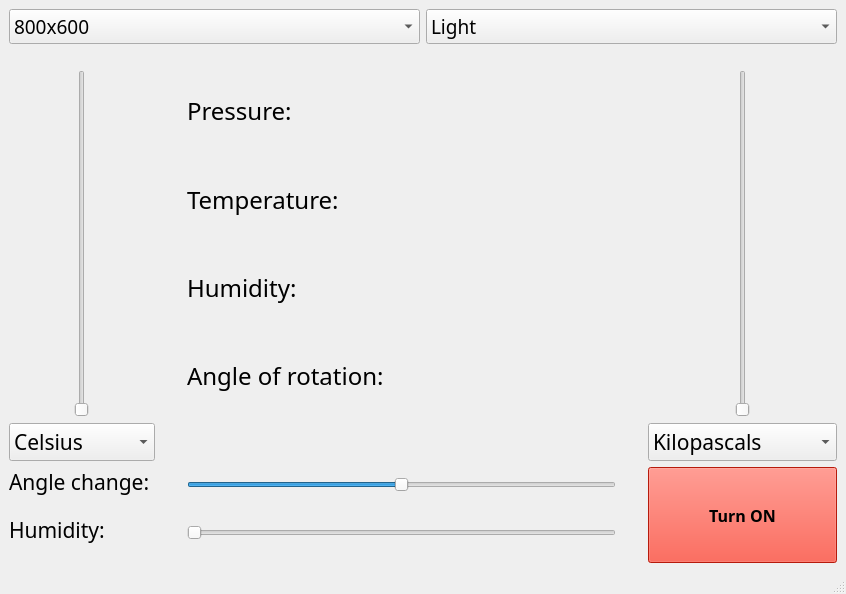
<?xml version="1.0" encoding="UTF-8"?>
<ui version="4.0">
 <class>MainWindow</class>
 <widget class="QMainWindow" name="MainWindow">
  <property name="geometry">
   <rect>
    <x>0</x>
    <y>0</y>
    <width>846</width>
    <height>594</height>
   </rect>
  </property>
  <property name="windowTitle">
   <string>MainWindow</string>
  </property>
  <widget class="QWidget" name="centralwidget">
   <layout class="QGridLayout" name="gridLayout">
    <item row="2" column="3">
     <spacer name="verticalSpacer_3">
      <property name="orientation">
       <enum>Qt::Vertical</enum>
      </property>
      <property name="sizeHint" stdset="0">
       <size>
        <width>20</width>
        <height>40</height>
       </size>
      </property>
     </spacer>
    </item>
    <item row="2" column="0">
     <layout class="QHBoxLayout" name="horizontalLayout_3">
      <property name="sizeConstraint">
       <enum>QLayout::SetDefaultConstraint</enum>
      </property>
      <item>
       <widget class="QSlider" name="TemperatureSlider">
        <property name="sizePolicy">
         <sizepolicy hsizetype="Preferred" vsizetype="Expanding">
          <horstretch>0</horstretch>
          <verstretch>0</verstretch>
         </sizepolicy>
        </property>
        <property name="minimum">
         <number>10</number>
        </property>
        <property name="maximum">
         <number>40</number>
        </property>
        <property name="pageStep">
         <number>5</number>
        </property>
        <property name="sliderPosition">
         <number>10</number>
        </property>
        <property name="orientation">
         <enum>Qt::Vertical</enum>
        </property>
       </widget>
      </item>
     </layout>
    </item>
    <item row="1" column="0" colspan="5">
     <spacer name="horizontalSpacer">
      <property name="orientation">
       <enum>Qt::Horizontal</enum>
      </property>
      <property name="sizeHint" stdset="0">
       <size>
        <width>40</width>
        <height>20</height>
       </size>
      </property>
     </spacer>
    </item>
    <item row="0" column="0" colspan="5">
     <layout class="QHBoxLayout" name="horizontalLayout">
      <item>
       <widget class="QComboBox" name="ResolutionBox">
        <property name="font">
         <font>
          <family>Ubuntu Mono</family>
          <pointsize>14</pointsize>
          <weight>50</weight>
          <italic>false</italic>
          <bold>false</bold>
         </font>
        </property>
        <property name="styleSheet">
         <string notr="true"/>
        </property>
        <item>
         <property name="text">
          <string>800x600</string>
         </property>
        </item>
        <item>
         <property name="text">
          <string>1024x768</string>
         </property>
        </item>
       </widget>
      </item>
      <item>
       <widget class="QComboBox" name="ThemeBox">
        <property name="font">
         <font>
          <family>Ubuntu Mono</family>
          <pointsize>14</pointsize>
          <weight>50</weight>
          <italic>false</italic>
          <bold>false</bold>
         </font>
        </property>
        <property name="styleSheet">
         <string notr="true"/>
        </property>
        <item>
         <property name="text">
          <string>Light</string>
         </property>
        </item>
        <item>
         <property name="text">
          <string>Dark</string>
         </property>
        </item>
       </widget>
      </item>
     </layout>
    </item>
    <item row="2" column="1">
     <spacer name="verticalSpacer">
      <property name="orientation">
       <enum>Qt::Vertical</enum>
      </property>
      <property name="sizeHint" stdset="0">
       <size>
        <width>20</width>
        <height>40</height>
       </size>
      </property>
     </spacer>
    </item>
    <item row="2" column="2">
     <layout class="QVBoxLayout" name="verticalLayout">
      <item>
       <widget class="QLabel" name="PressureLabel">
        <property name="sizePolicy">
         <sizepolicy hsizetype="Preferred" vsizetype="Preferred">
          <horstretch>0</horstretch>
          <verstretch>0</verstretch>
         </sizepolicy>
        </property>
        <property name="font">
         <font>
          <family>Ubuntu Mono</family>
          <pointsize>18</pointsize>
          <weight>50</weight>
          <italic>false</italic>
          <bold>false</bold>
         </font>
        </property>
        <property name="text">
         <string>Pressure: </string>
        </property>
       </widget>
      </item>
      <item>
       <widget class="QLabel" name="TemperatureLabel">
        <property name="font">
         <font>
          <family>Ubuntu Mono</family>
          <pointsize>18</pointsize>
          <weight>50</weight>
          <italic>false</italic>
          <bold>false</bold>
         </font>
        </property>
        <property name="text">
         <string>Temperature: </string>
        </property>
       </widget>
      </item>
      <item>
       <widget class="QLabel" name="HumidityLabel">
        <property name="font">
         <font>
          <family>Ubuntu Mono</family>
          <pointsize>18</pointsize>
          <weight>50</weight>
          <italic>false</italic>
          <bold>false</bold>
         </font>
        </property>
        <property name="text">
         <string>Humidity:</string>
        </property>
       </widget>
      </item>
      <item>
       <widget class="QLabel" name="AngleLabel">
        <property name="font">
         <font>
          <family>Ubuntu Mono</family>
          <pointsize>18</pointsize>
          <weight>50</weight>
          <italic>false</italic>
          <bold>false</bold>
         </font>
        </property>
        <property name="text">
         <string>Angle of rotation: </string>
        </property>
       </widget>
      </item>
     </layout>
    </item>
    <item row="2" column="4">
     <layout class="QHBoxLayout" name="horizontalLayout_2">
      <item>
       <widget class="QSlider" name="PressureSlider">
        <property name="sizePolicy">
         <sizepolicy hsizetype="Preferred" vsizetype="Expanding">
          <horstretch>0</horstretch>
          <verstretch>0</verstretch>
         </sizepolicy>
        </property>
        <property name="minimum">
         <number>70</number>
        </property>
        <property name="maximum">
         <number>120</number>
        </property>
        <property name="pageStep">
         <number>5</number>
        </property>
        <property name="orientation">
         <enum>Qt::Vertical</enum>
        </property>
       </widget>
      </item>
     </layout>
    </item>
    <item row="3" column="2">
     <spacer name="horizontalSpacer_2">
      <property name="orientation">
       <enum>Qt::Horizontal</enum>
      </property>
      <property name="sizeHint" stdset="0">
       <size>
        <width>40</width>
        <height>20</height>
       </size>
      </property>
     </spacer>
    </item>
    <item row="4" column="0">
     <widget class="QLabel" name="AngleChangeLabel">
      <property name="font">
       <font>
        <family>Ubuntu Mono</family>
        <pointsize>16</pointsize>
        <weight>50</weight>
        <italic>false</italic>
        <bold>false</bold>
       </font>
      </property>
      <property name="text">
       <string>Angle change: </string>
      </property>
     </widget>
    </item>
    <item row="4" column="2" rowspan="2">
     <layout class="QHBoxLayout" name="horizontalLayout_4">
      <item>
       <widget class="QSlider" name="AngleSlider">
        <property name="minimum">
         <number>-45</number>
        </property>
        <property name="maximum">
         <number>45</number>
        </property>
        <property name="pageStep">
         <number>5</number>
        </property>
        <property name="orientation">
         <enum>Qt::Horizontal</enum>
        </property>
       </widget>
      </item>
     </layout>
    </item>
    <item row="6" column="2" rowspan="4">
     <layout class="QHBoxLayout" name="horizontalLayout_5">
      <item>
       <widget class="QSlider" name="HumiditySlider">
        <property name="sizePolicy">
         <sizepolicy hsizetype="Preferred" vsizetype="Fixed">
          <horstretch>0</horstretch>
          <verstretch>0</verstretch>
         </sizepolicy>
        </property>
        <property name="minimum">
         <number>30</number>
        </property>
        <property name="maximum">
         <number>70</number>
        </property>
        <property name="pageStep">
         <number>5</number>
        </property>
        <property name="orientation">
         <enum>Qt::Horizontal</enum>
        </property>
       </widget>
      </item>
     </layout>
    </item>
    <item row="7" column="0">
     <widget class="QLabel" name="HumidityChangeLabel">
      <property name="font">
       <font>
        <family>Ubuntu Mono</family>
        <pointsize>16</pointsize>
        <weight>50</weight>
        <italic>false</italic>
        <bold>false</bold>
       </font>
      </property>
      <property name="text">
       <string>Humidity:</string>
      </property>
     </widget>
    </item>
    <item row="4" column="4" rowspan="7">
     <widget class="QPushButton" name="Turn_ON_OFF">
      <property name="sizePolicy">
       <sizepolicy hsizetype="Preferred" vsizetype="Preferred">
        <horstretch>0</horstretch>
        <verstretch>0</verstretch>
       </sizepolicy>
      </property>
      <property name="font">
       <font>
        <family>Tlwg Mono</family>
        <pointsize>12</pointsize>
        <weight>75</weight>
        <italic>false</italic>
        <bold>true</bold>
       </font>
      </property>
      <property name="styleSheet">
       <string notr="true">background-color: rgb(255, 37, 17);</string>
      </property>
      <property name="text">
       <string>Turn ON</string>
      </property>
     </widget>
    </item>
    <item row="3" column="4">
     <widget class="QComboBox" name="PressureBox">
      <property name="font">
       <font>
        <family>Ubuntu Mono</family>
        <pointsize>16</pointsize>
        <weight>50</weight>
        <italic>false</italic>
        <bold>false</bold>
       </font>
      </property>
      <item>
       <property name="text">
        <string>Kilopascals</string>
       </property>
      </item>
      <item>
       <property name="text">
        <string>mm. of mercury</string>
       </property>
      </item>
     </widget>
    </item>
    <item row="3" column="0">
     <widget class="QComboBox" name="TemperatureBox">
      <property name="font">
       <font>
        <family>Ubuntu Mono</family>
        <pointsize>16</pointsize>
        <weight>50</weight>
        <italic>false</italic>
        <bold>false</bold>
       </font>
      </property>
      <item>
       <property name="text">
        <string>Celsius</string>
       </property>
      </item>
      <item>
       <property name="text">
        <string>Fahrenheit</string>
       </property>
      </item>
      <item>
       <property name="text">
        <string>Kelvin</string>
       </property>
      </item>
     </widget>
    </item>
   </layout>
  </widget>
  <widget class="QMenuBar" name="menubar">
   <property name="geometry">
    <rect>
     <x>0</x>
     <y>0</y>
     <width>846</width>
     <height>20</height>
    </rect>
   </property>
  </widget>
  <widget class="QStatusBar" name="statusbar"/>
 </widget>
 <resources/>
 <connections/>
</ui>
